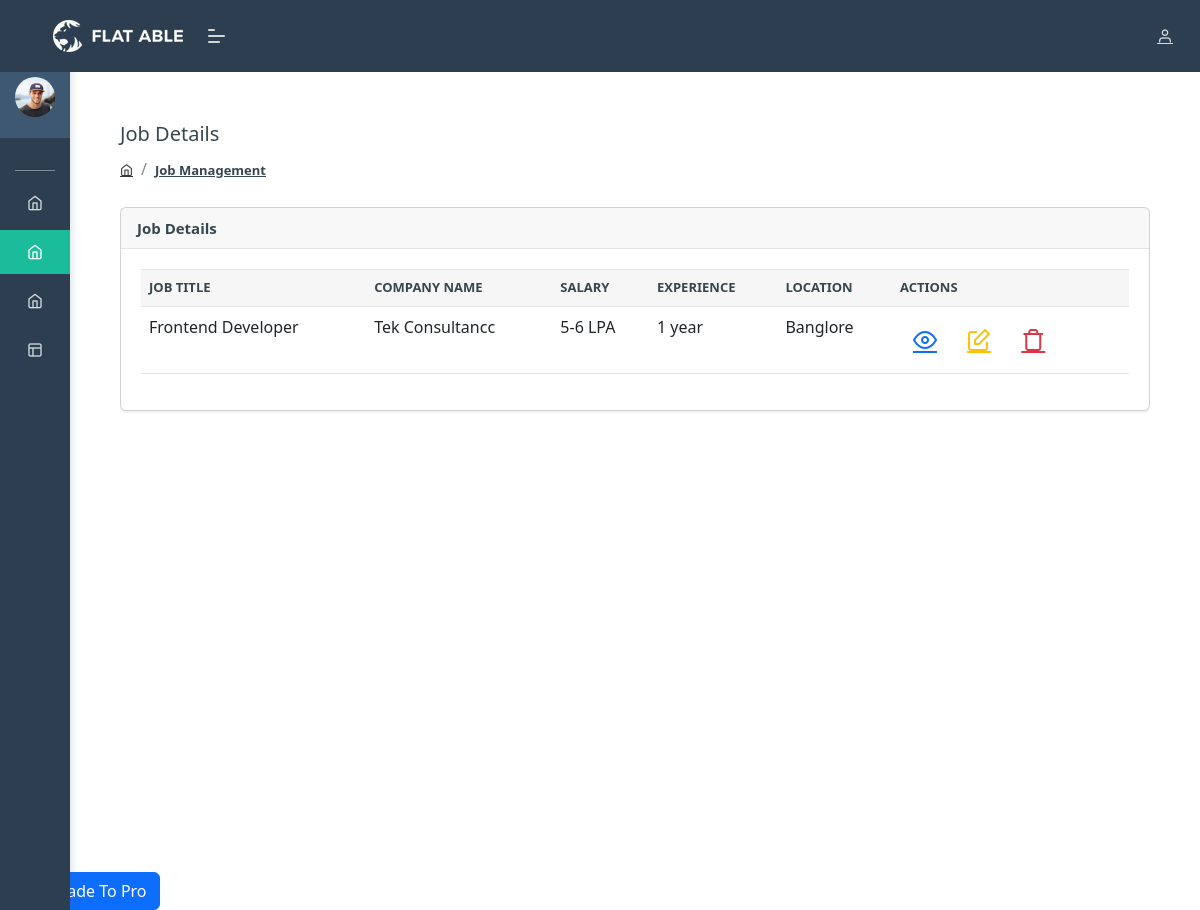
The page /job_details on the database as committed earlier.
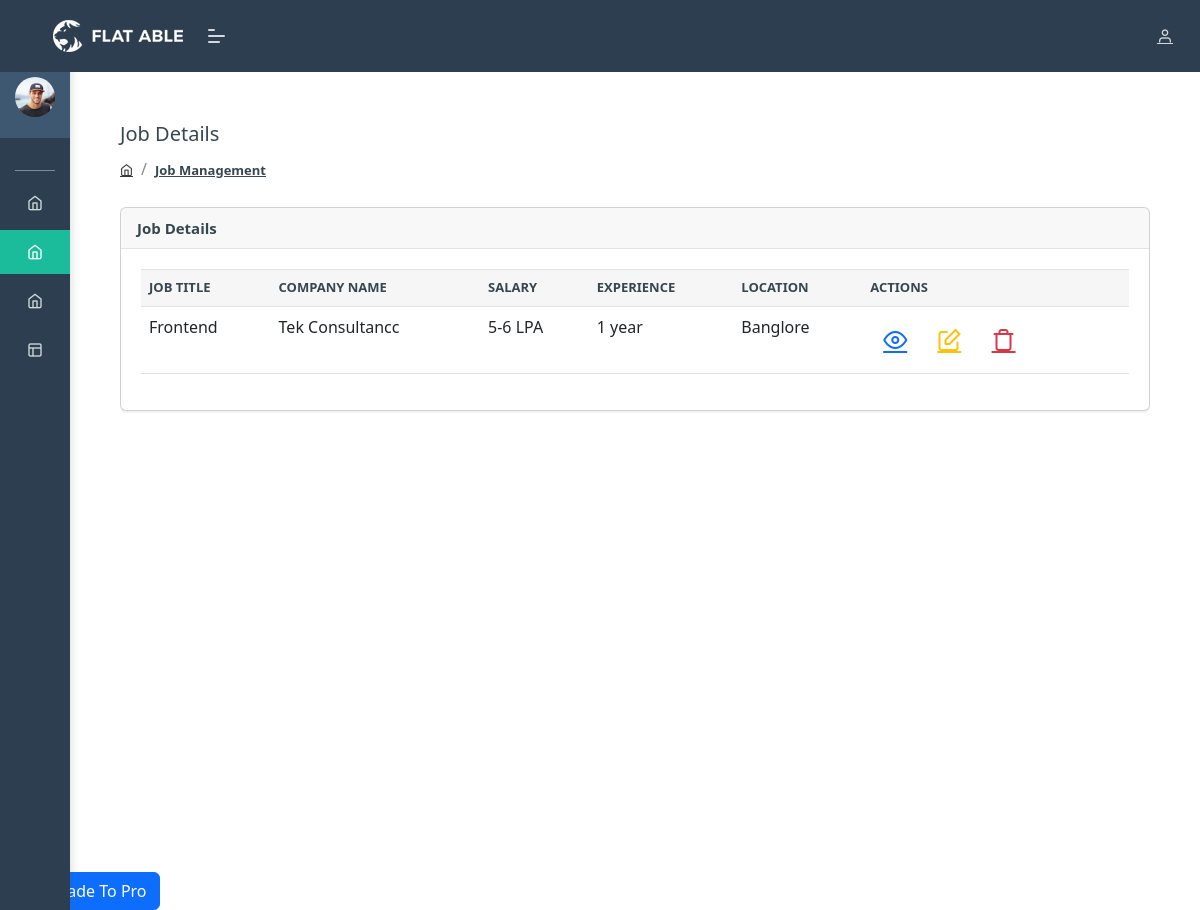
The same page on the database as committed later.
### external_jobs/models.py (models this page shows)
class Jobs(models.Model):
    added_by = models.ForeignKey(NewUser, on_delete=models.CASCADE, default='')
    job_title = models.CharField(max_length=200)
    salary = models.CharField(max_length=200, blank=True)
    experience = models.CharField(max_length=300, blank=True)
    education = models.CharField(max_length=500, blank=True)
    location = models.CharField(max_length=500, blank=True)
    job_type = models.CharField(max_length=500, blank=True)
    work_mode = models.CharField(max_length=500, blank=True)
    required_skills = models.CharField(max_length=900)
    roles_and_responsibilities = models.CharField(max_length=1500, blank=True)
    job_link = models.CharField(max_length=400, blank=True)
    company_name = models.CharField(max_length=300, blank=True)

### external_jobs/views.py (the view)
# urls.py: path('job_details',views.job_details,name="job_details"),
def job_details(request):
    data = Jobs.objects.all()
    context = {
        'data': data
    }
    return render(request, 'job_details.html', context)

### external_jobs/templates/job_details.html (shortened to what this page needs)
{% extends 'admin_base.html' %}
{% block content %}
<div class="pcoded-content">
    <div class="page-header">
        <div class="page-block">
            <div class="row align-items-center">
                <div class="col-md-12">
                    <div class="page-header-title">
                        <h5 class="m-b-10">Job Details</h5>
                    </div>
                    <ul class="breadcrumb">
                        <li class="breadcrumb-item"><a href="index.html"><i class="feather icon-home"></i></a></li>
                        <li class="breadcrumb-item"><a href="#!">Job Management</a></li>
                    </ul>
                </div>
            </div>
        </div>
    </div>
    <div class="row">
        <div class="col-md-12">
            <div class="card">
                <div class="card-header">
                    <h5>Job Details</h5>
                </div>
                <div class="card-body table-border-style">
                    <div class="table-responsive">
                        <table class="table table-hover">
                            <thead>
                                <tr>
                                    <th>Job Title</th>
                                    <th>Company Name</th>
                                    <th>Salary</th>
                                    <th>Experience</th>
                                    <th>Location</th>
                                    <th>Actions</th>
                                </tr>
                            </thead>
                            <tbody>
                                {% for item in data %}
                                <tr>
                                    <td>{{ item.job_title }}</td>
                                    <td>{{ item.company_name }}</td>
                                    <td>{{ item.salary }}</td>
                                    <td>{{ item.experience }}</td>
                                    <td>{{ item.location }}</td>
                                    <td>
                                        <a href="javascript:void(0);"
                                        class="btn btn-link text-primary"
                                        style="font-size: 1.5rem;"
                                        onclick="openJobPopup('{{ item.id }}')">
                                         <i class="feather icon-eye"></i>
                                        </a>
                                        <a href="/edit_job_details/{{item.id}}/" class="btn btn-link text-warning" style="font-size: 1.5rem;">
                                            <i class="feather icon-edit"></i>
                                        </a>
                                       <a href="javascript:void(0);"
                                       class="btn btn-link text-danger"
                                       style="font-size: 1.5rem;"
                                       onclick="confirmDelete('{{ item.id }}')">
                                       <i class="feather icon-trash"></i>
                                    </a>
                                </tr>
                                {% endfor %}
                            </tbody>
                        </table>
                    </div>
                </div>
            </div>
        </div>
    </div>
</div>
{% endblock %}

### external_jobs/templates/admin_base.html (shortened to what this page needs)
<!DOCTYPE html>
<html lang="en">
<head>
    <link rel="stylesheet" href="/static/assets/css/style.css">
	<link href="https://cdn.jsdelivr.net/npm/bootstrap@5.3.0/dist/css/bootstrap.min.css" rel="stylesheet">
</head>
<body class="">
	<nav class="pcoded-navbar  ">
		<div class="navbar-wrapper  ">
			<div class="navbar-content scroll-div " >
				<div class="">
					<div class="main-menu-header">
						<img class="img-radius" src="/static/assets/images/user/avatar-2.jpg" alt="User-Profile-Image">
						<div class="user-details">
						</div>
					</div>
				</div>
				<ul class="nav pcoded-inner-navbar ">
					<li class="nav-item pcoded-menu-caption">
					</li>
					<li class="nav-item">
					    <a href="index.html" class="nav-link "><span class="pcoded-micon"><i class="feather icon-home"></i></span><span class="pcoded-mtext">Dashboard</span></a>
					</li>
                    <li class="nav-item">
					    <a href="/job_details" class="nav-link "><span class="pcoded-micon"><i class="feather icon-home"></i></span><span class="pcoded-mtext">Job Details</span></a>
					</li>
					<li class="nav-item">
					    <a href="/add_job" class="nav-link "><span class="pcoded-micon"><i class="feather icon-home"></i></span><span class="pcoded-mtext">Add Job</span></a>
					</li>
					<li class="nav-item pcoded-hasmenu">
					    <a href="#!" class="nav-link "><span class="pcoded-micon"><i class="feather icon-layout"></i></span><span class="pcoded-mtext">Page layouts</span></a>
					</li>
				</ul>
			</div>
		</div>
	</nav>
	<header class="navbar pcoded-header navbar-expand-lg navbar-light header-dark">
				<div class="m-header">
					<a class="mobile-menu" id="mobile-collapse" href="#!"><span></span></a>
					<a href="#!" class="b-brand">
						<img src="/static/assets/images/logo.png" alt="" class="logo">
					</a>
				</div>
				<div class="collapse navbar-collapse">
					<ul class="navbar-nav ml-auto">
						<li>
							<div class="dropdown drp-user">
								<a href="#" class="dropdown-toggle" data-toggle="dropdown">
									<i class="feather icon-user"></i>
								</a>
							</div>
						</li>
					</ul>
				</div>
	</header>
	<div class="pcoded-main-container">
        <div class="pcoded-content">
            {% block content %}
            {% endblock %}
            </div>
            </div>
</body>
</html>

Rows that differ between the two databases and show on the page:
changed Jobs "Tek Consultancc": job_title "Frontend Developer" → "Frontend"
